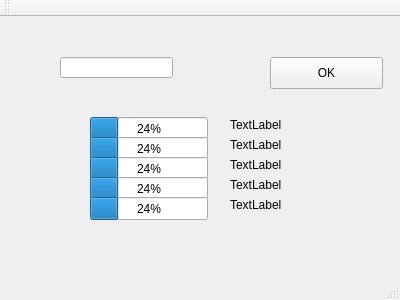
<?xml version="1.0" encoding="UTF-8"?>
<ui version="4.0">
 <class>MainWindow</class>
 <widget class="QMainWindow" name="MainWindow">
  <property name="geometry">
   <rect>
    <x>0</x>
    <y>0</y>
    <width>400</width>
    <height>300</height>
   </rect>
  </property>
  <property name="windowTitle">
   <string>MainWindow</string>
  </property>
  <widget class="QWidget" name="centralWidget">
   <widget class="QPushButton" name="pushButton">
    <property name="geometry">
     <rect>
      <x>270</x>
      <y>40</y>
      <width>113</width>
      <height>32</height>
     </rect>
    </property>
    <property name="text">
     <string>OK</string>
    </property>
   </widget>
   <widget class="QLineEdit" name="lineEdit">
    <property name="geometry">
     <rect>
      <x>60</x>
      <y>40</y>
      <width>113</width>
      <height>21</height>
     </rect>
    </property>
   </widget>
   <widget class="QProgressBar" name="progressBar_1">
    <property name="geometry">
     <rect>
      <x>90</x>
      <y>100</y>
      <width>118</width>
      <height>23</height>
     </rect>
    </property>
    <property name="value">
     <number>24</number>
    </property>
   </widget>
   <widget class="QProgressBar" name="progressBar_2">
    <property name="geometry">
     <rect>
      <x>90</x>
      <y>120</y>
      <width>118</width>
      <height>23</height>
     </rect>
    </property>
    <property name="value">
     <number>24</number>
    </property>
   </widget>
   <widget class="QProgressBar" name="progressBar_3">
    <property name="geometry">
     <rect>
      <x>90</x>
      <y>140</y>
      <width>118</width>
      <height>23</height>
     </rect>
    </property>
    <property name="value">
     <number>24</number>
    </property>
   </widget>
   <widget class="QProgressBar" name="progressBar_4">
    <property name="geometry">
     <rect>
      <x>90</x>
      <y>160</y>
      <width>118</width>
      <height>23</height>
     </rect>
    </property>
    <property name="value">
     <number>24</number>
    </property>
   </widget>
   <widget class="QProgressBar" name="progressBar_5">
    <property name="geometry">
     <rect>
      <x>90</x>
      <y>180</y>
      <width>118</width>
      <height>23</height>
     </rect>
    </property>
    <property name="value">
     <number>24</number>
    </property>
   </widget>
   <widget class="QLabel" name="label_1">
    <property name="geometry">
     <rect>
      <x>230</x>
      <y>100</y>
      <width>141</width>
      <height>16</height>
     </rect>
    </property>
    <property name="text">
     <string>TextLabel</string>
    </property>
   </widget>
   <widget class="QLabel" name="label_2">
    <property name="geometry">
     <rect>
      <x>230</x>
      <y>120</y>
      <width>141</width>
      <height>16</height>
     </rect>
    </property>
    <property name="text">
     <string>TextLabel</string>
    </property>
   </widget>
   <widget class="QLabel" name="label_3">
    <property name="geometry">
     <rect>
      <x>230</x>
      <y>140</y>
      <width>151</width>
      <height>16</height>
     </rect>
    </property>
    <property name="text">
     <string>TextLabel</string>
    </property>
   </widget>
   <widget class="QLabel" name="label_4">
    <property name="geometry">
     <rect>
      <x>230</x>
      <y>160</y>
      <width>151</width>
      <height>16</height>
     </rect>
    </property>
    <property name="text">
     <string>TextLabel</string>
    </property>
   </widget>
   <widget class="QLabel" name="label_5">
    <property name="geometry">
     <rect>
      <x>230</x>
      <y>180</y>
      <width>161</width>
      <height>16</height>
     </rect>
    </property>
    <property name="text">
     <string>TextLabel</string>
    </property>
   </widget>
  </widget>
  <widget class="QMenuBar" name="menuBar">
   <property name="geometry">
    <rect>
     <x>0</x>
     <y>0</y>
     <width>400</width>
     <height>22</height>
    </rect>
   </property>
  </widget>
  <widget class="QToolBar" name="mainToolBar">
   <attribute name="toolBarArea">
    <enum>TopToolBarArea</enum>
   </attribute>
   <attribute name="toolBarBreak">
    <bool>false</bool>
   </attribute>
  </widget>
  <widget class="QStatusBar" name="statusBar"/>
 </widget>
 <layoutdefault spacing="6" margin="11"/>
 <resources/>
 <connections/>
</ui>
